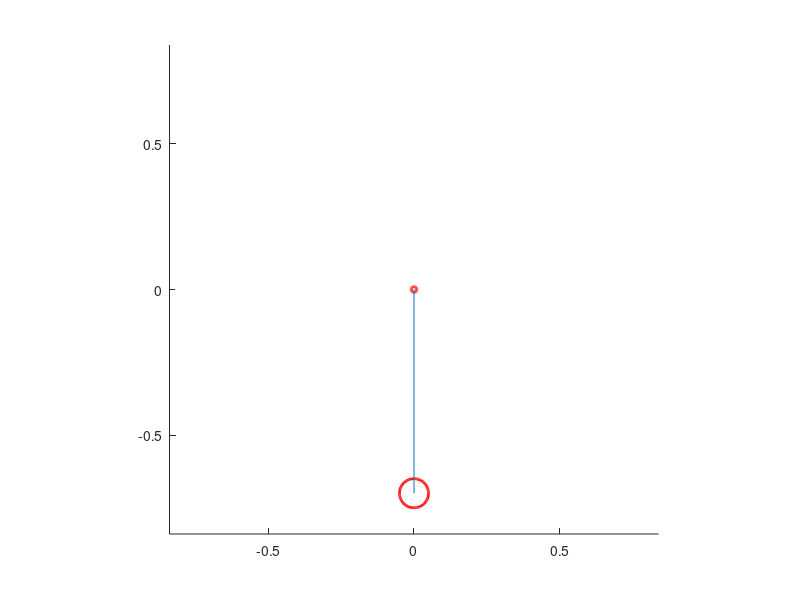
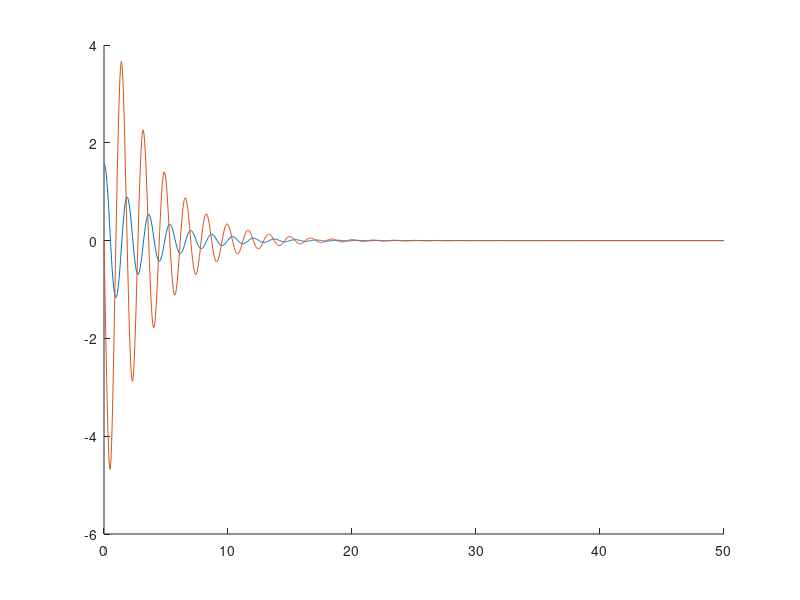

These charts were generated, in order, by the following MATLAB code:
l = 0.7; % duzina klatna
r = 0.1; 
m = 0.001; % masa tega
% dinamicka viskoznost
% mi = 1.82*1e-5; % vazduh
mi = 0.00089; % voda
g = 9.81;
% pocetni ugao
theta0 = pi/2; 
% theta0 = pi;
% pocetna brzina
v0 = 0;
% v0 = 30; 
O = [0 0];
tend = 50;
init = [theta0, v0/l];
B = 2*r*pi*mi; % kad imamo otpor

% anonimna fja koja u sebi ima vektor od 2 fje - sistem koji resavamo
% f = @(t, x) [x(2); -g/l*sin(x(1))]; % kada smo u vakumu
f = @(t, x) [x(2); -B/m*x(2)-g/l*sin(x(1))]; % kada smo u nekoj sredini

% prvi arg = sistem koji treba da resi
% drugi argument = interval
% treci arg = pocetni uslovi
% rezultat = t i x
% t - izdeljeni interval od 0 do tend (sam je izdelio)
% x = x1 + x2
% x1 = vrednosti ugla theta u odgovarajucim trenucima
% x2 = vrednosti ugla theta' u odgovarajucim trenucima
[t, x] = ode45(f, [0, tend], init);

figure(1)
axis(gca, 'equal')
axis([-1 1 -1 1]*l*1.2)
O_centar = viscircles(O, 0.01); % crta tackicu - koordinate + poluprecnik
for i = 1:length(t)
    P = [l*sin(x(i, 1)) -l*cos(x(i, 1))]; % koordinate lopte - gde se loptica nalazi
    lopta = viscircles(P, 0.05);

    % spaja dve tacke koje su zadate x i y koordinatama
    kanap = line([O(1), P(1)], [O(2), P(2)]);

    pause(0.05);

    % i kanap i lopta su objekti
    if i < length(t)
        delete(lopta); 
        delete(kanap);
    end
end

% grafik ugla u vremenu i brzine u vremenu
figure(2)
hold on
plot(t, x(:, 1));
plot(t, x(:, 2));
hold off
